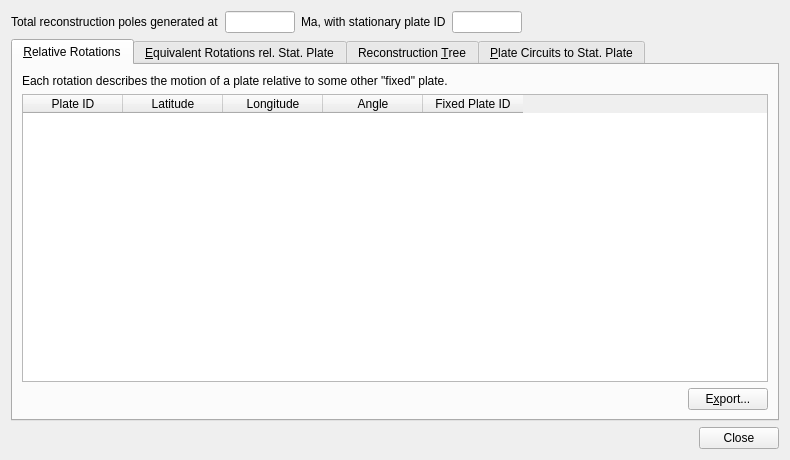
<ui version="4.0" >
 <class>EulerPoleDialog</class>
 <widget class="QWidget" name="EulerPoleDialog" >
  <property name="geometry" >
   <rect>
    <x>0</x>
    <y>0</y>
    <width>790</width>
    <height>460</height>
   </rect>
  </property>
  <property name="minimumSize" >
   <size>
    <width>790</width>
    <height>0</height>
   </size>
  </property>
  <property name="windowTitle" >
   <string>Total Reconstruction Poles</string>
  </property>
  <property name="windowIcon" >
   <iconset resource="../qt-resources/qt_widgets.qrc" >:/gplates_logo_16.png</iconset>
  </property>
  <layout class="QGridLayout" >
   <item row="0" column="0" >
    <layout class="QHBoxLayout" >
     <item>
      <widget class="QLabel" name="label_time" >
       <property name="text" >
        <string>Total reconstruction poles generated at</string>
       </property>
      </widget>
     </item>
     <item>
      <widget class="QLineEdit" name="field_time" >
       <property name="sizePolicy" >
        <sizepolicy vsizetype="Fixed" hsizetype="Fixed" >
         <horstretch>0</horstretch>
         <verstretch>0</verstretch>
        </sizepolicy>
       </property>
       <property name="maximumSize" >
        <size>
         <width>70</width>
         <height>16777215</height>
        </size>
       </property>
       <property name="readOnly" >
        <bool>true</bool>
       </property>
      </widget>
     </item>
     <item>
      <widget class="QLabel" name="label_reference_plate" >
       <property name="text" >
        <string>Ma, with stationary plate ID</string>
       </property>
      </widget>
     </item>
     <item>
      <widget class="QLineEdit" name="field_reference_plate" >
       <property name="sizePolicy" >
        <sizepolicy vsizetype="Fixed" hsizetype="Fixed" >
         <horstretch>0</horstretch>
         <verstretch>0</verstretch>
        </sizepolicy>
       </property>
       <property name="maximumSize" >
        <size>
         <width>70</width>
         <height>16777215</height>
        </size>
       </property>
       <property name="readOnly" >
        <bool>true</bool>
       </property>
      </widget>
     </item>
     <item>
      <spacer>
       <property name="orientation" >
        <enum>Qt::Horizontal</enum>
       </property>
       <property name="sizeHint" >
        <size>
         <width>40</width>
         <height>20</height>
        </size>
       </property>
      </spacer>
     </item>
    </layout>
   </item>
   <item row="1" column="0" >
    <widget class="QTabWidget" name="tabWidget" >
     <property name="minimumSize" >
      <size>
       <width>405</width>
       <height>0</height>
      </size>
     </property>
     <property name="autoFillBackground" >
      <bool>false</bool>
     </property>
     <property name="tabShape" >
      <enum>QTabWidget::Rounded</enum>
     </property>
     <property name="currentIndex" >
      <number>0</number>
     </property>
     <widget class="QWidget" name="tab_table_relative" >
      <attribute name="title" >
       <string>&amp;Relative Rotations</string>
      </attribute>
      <layout class="QGridLayout" >
       <item row="1" column="0" >
        <widget class="QTableWidget" name="table_relative" >
         <property name="sizePolicy" >
          <sizepolicy vsizetype="Expanding" hsizetype="Minimum" >
           <horstretch>0</horstretch>
           <verstretch>0</verstretch>
          </sizepolicy>
         </property>
         <property name="minimumSize" >
          <size>
           <width>505</width>
           <height>0</height>
          </size>
         </property>
         <property name="horizontalScrollBarPolicy" >
          <enum>Qt::ScrollBarAlwaysOff</enum>
         </property>
         <column>
          <property name="text" >
           <string>Plate ID</string>
          </property>
         </column>
         <column>
          <property name="text" >
           <string>Latitude</string>
          </property>
         </column>
         <column>
          <property name="text" >
           <string>Longitude</string>
          </property>
         </column>
         <column>
          <property name="text" >
           <string>Angle</string>
          </property>
         </column>
         <column>
          <property name="text" >
           <string>Fixed Plate ID</string>
          </property>
         </column>
        </widget>
       </item>
       <item row="0" column="0" >
        <widget class="QLabel" name="label_relative_rotations" >
         <property name="text" >
          <string>Each rotation describes the motion of a plate relative to some other "fixed" plate.</string>
         </property>
        </widget>
       </item>
       <item row="2" column="0" >
        <layout class="QHBoxLayout" >
         <item>
          <spacer>
           <property name="orientation" >
            <enum>Qt::Horizontal</enum>
           </property>
           <property name="sizeHint" >
            <size>
             <width>40</width>
             <height>20</height>
            </size>
           </property>
          </spacer>
         </item>
         <item>
          <widget class="QPushButton" name="button_export_relative_rotations" >
           <property name="text" >
            <string>E&amp;xport...</string>
           </property>
           <property name="iconSize" >
            <size>
             <width>22</width>
             <height>22</height>
            </size>
           </property>
          </widget>
         </item>
        </layout>
       </item>
      </layout>
     </widget>
     <widget class="QWidget" name="tab_table_composed" >
      <attribute name="title" >
       <string>&amp;Equivalent Rotations rel. Stat. Plate</string>
      </attribute>
      <layout class="QGridLayout" >
       <item row="1" column="0" >
        <widget class="QTableWidget" name="table_equivalent" >
         <property name="sizePolicy" >
          <sizepolicy vsizetype="Expanding" hsizetype="Minimum" >
           <horstretch>0</horstretch>
           <verstretch>0</verstretch>
          </sizepolicy>
         </property>
         <property name="minimumSize" >
          <size>
           <width>405</width>
           <height>0</height>
          </size>
         </property>
         <property name="horizontalScrollBarPolicy" >
          <enum>Qt::ScrollBarAlwaysOff</enum>
         </property>
         <column>
          <property name="text" >
           <string>Plate ID</string>
          </property>
         </column>
         <column>
          <property name="text" >
           <string>Latitude</string>
          </property>
         </column>
         <column>
          <property name="text" >
           <string>Longitude</string>
          </property>
         </column>
         <column>
          <property name="text" >
           <string>Angle</string>
          </property>
         </column>
        </widget>
       </item>
       <item row="0" column="0" >
        <widget class="QLabel" name="label_equivalent_rotations" >
         <property name="text" >
          <string>Each equivalent rotation describes the motion of a plate relative to the currently-specified stationary plate.</string>
         </property>
        </widget>
       </item>
       <item row="2" column="0" >
        <layout class="QHBoxLayout" >
         <item>
          <spacer>
           <property name="orientation" >
            <enum>Qt::Horizontal</enum>
           </property>
           <property name="sizeHint" >
            <size>
             <width>40</width>
             <height>20</height>
            </size>
           </property>
          </spacer>
         </item>
         <item>
          <widget class="QPushButton" name="button_export_equiv_rotations" >
           <property name="text" >
            <string>E&amp;xport...</string>
           </property>
          </widget>
         </item>
        </layout>
       </item>
      </layout>
     </widget>
     <widget class="QWidget" name="tab_tree" >
      <attribute name="title" >
       <string>Reconstruction &amp;Tree</string>
      </attribute>
      <layout class="QGridLayout" >
       <item row="1" column="0" >
        <widget class="QTreeWidget" name="tree_reconstruction" >
         <property name="alternatingRowColors" >
          <bool>true</bool>
         </property>
         <column>
          <property name="text" >
           <string>Plate ID</string>
          </property>
         </column>
         <column>
          <property name="text" >
           <string>Fixed Plate ID</string>
          </property>
         </column>
         <column>
          <property name="text" >
           <string>Rotation rel. fixed (parent) plate</string>
          </property>
         </column>
         <column>
          <property name="text" >
           <string>Equivalent rotation rel. stationary plate</string>
          </property>
         </column>
        </widget>
       </item>
       <item row="2" column="0" >
        <layout class="QHBoxLayout" >
         <item>
          <widget class="QPushButton" name="button_expand_all" >
           <property name="text" >
            <string>E&amp;xpand All</string>
           </property>
          </widget>
         </item>
         <item>
          <widget class="QPushButton" name="button_collapse_all" >
           <property name="text" >
            <string>&amp;Collapse All</string>
           </property>
          </widget>
         </item>
         <item>
          <spacer>
           <property name="orientation" >
            <enum>Qt::Horizontal</enum>
           </property>
           <property name="sizeHint" >
            <size>
             <width>40</width>
             <height>20</height>
            </size>
           </property>
          </spacer>
         </item>
        </layout>
       </item>
       <item row="0" column="0" >
        <widget class="QLabel" name="label_reconstruction_tree" >
         <property name="text" >
          <string>A tree-like representation of the hierarchy of relative rotations at the current reconstruction time.</string>
         </property>
        </widget>
       </item>
      </layout>
     </widget>
     <widget class="QWidget" name="tab_path_to_root" >
      <attribute name="title" >
       <string>&amp;Plate Circuits to Stat. Plate</string>
      </attribute>
      <layout class="QGridLayout" >
       <item row="1" column="0" >
        <widget class="QTreeWidget" name="tree_circuit" >
         <property name="alternatingRowColors" >
          <bool>true</bool>
         </property>
         <column>
          <property name="text" >
           <string>Plate ID / Circuit</string>
          </property>
         </column>
         <column>
          <property name="text" >
           <string>Fixed Plate ID</string>
          </property>
         </column>
         <column>
          <property name="text" >
           <string>Rotation rel. fixed (parent) plate</string>
          </property>
         </column>
         <column>
          <property name="text" >
           <string>Equivalent rotation rel. stationary plate</string>
          </property>
         </column>
        </widget>
       </item>
       <item row="2" column="0" >
        <layout class="QHBoxLayout" >
         <item>
          <widget class="QPushButton" name="button_expand2" >
           <property name="text" >
            <string>E&amp;xpand All</string>
           </property>
          </widget>
         </item>
         <item>
          <widget class="QPushButton" name="button_collapse2" >
           <property name="text" >
            <string>&amp;Collapse All</string>
           </property>
          </widget>
         </item>
         <item>
          <spacer>
           <property name="orientation" >
            <enum>Qt::Horizontal</enum>
           </property>
           <property name="sizeHint" >
            <size>
             <width>40</width>
             <height>20</height>
            </size>
           </property>
          </spacer>
         </item>
        </layout>
       </item>
       <item row="0" column="0" >
        <widget class="QLabel" name="label_plate_circuits" >
         <property name="text" >
          <string>Each branch can be expanded to list the circuit of relative rotations from a plate to the stationary plate.</string>
         </property>
        </widget>
       </item>
      </layout>
     </widget>
    </widget>
   </item>
   <item row="2" column="0" >
    <layout class="QHBoxLayout" >
     <item>
      <spacer>
       <property name="orientation" >
        <enum>Qt::Horizontal</enum>
       </property>
       <property name="sizeHint" >
        <size>
         <width>40</width>
         <height>20</height>
        </size>
       </property>
      </spacer>
     </item>
     <item>
      <widget class="QPushButton" name="button_close" >
       <property name="text" >
        <string>Close</string>
       </property>
      </widget>
     </item>
    </layout>
   </item>
  </layout>
 </widget>
 <resources>
  <include location="../qt-resources/qt_widgets.qrc" />
 </resources>
 <connections>
  <connection>
   <sender>button_close</sender>
   <signal>clicked()</signal>
   <receiver>EulerPoleDialog</receiver>
   <slot>close()</slot>
   <hints>
    <hint type="sourcelabel" >
     <x>649</x>
     <y>437</y>
    </hint>
    <hint type="destinationlabel" >
     <x>424</x>
     <y>2</y>
    </hint>
   </hints>
  </connection>
  <connection>
   <sender>button_expand_all</sender>
   <signal>clicked()</signal>
   <receiver>tree_reconstruction</receiver>
   <slot>expandAll()</slot>
   <hints>
    <hint type="sourcelabel" >
     <x>32065</x>
     <y>32420</y>
    </hint>
    <hint type="destinationlabel" >
     <x>32172</x>
     <y>32300</y>
    </hint>
   </hints>
  </connection>
  <connection>
   <sender>button_collapse_all</sender>
   <signal>clicked()</signal>
   <receiver>tree_reconstruction</receiver>
   <slot>collapseAll()</slot>
   <hints>
    <hint type="sourcelabel" >
     <x>32172</x>
     <y>32424</y>
    </hint>
    <hint type="destinationlabel" >
     <x>32232</x>
     <y>32377</y>
    </hint>
   </hints>
  </connection>
  <connection>
   <sender>button_expand2</sender>
   <signal>clicked()</signal>
   <receiver>tree_circuit</receiver>
   <slot>expandAll()</slot>
   <hints>
    <hint type="sourcelabel" >
     <x>59</x>
     <y>392</y>
    </hint>
    <hint type="destinationlabel" >
     <x>129</x>
     <y>314</y>
    </hint>
   </hints>
  </connection>
  <connection>
   <sender>button_collapse2</sender>
   <signal>clicked()</signal>
   <receiver>tree_circuit</receiver>
   <slot>collapseAll()</slot>
   <hints>
    <hint type="sourcelabel" >
     <x>164</x>
     <y>391</y>
    </hint>
    <hint type="destinationlabel" >
     <x>199</x>
     <y>373</y>
    </hint>
   </hints>
  </connection>
 </connections>
</ui>
